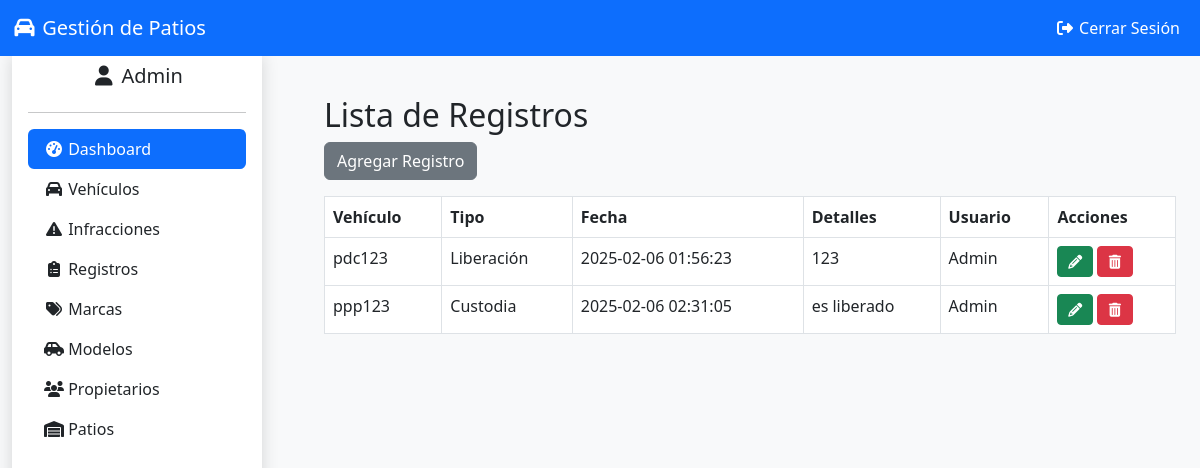
Page /registros (signed in) on the committed database.
### tables this page shows
CREATE TABLE `registros` (
  `id` int(11) NOT NULL,
  `vehiculo_placa` varchar(7) DEFAULT NULL,
  `tipo` enum('Liberación','Baja','Custodia') NOT NULL,
  `fecha` timestamp NOT NULL DEFAULT current_timestamp(),
  `detalles` text DEFAULT NULL,
  `usuario_id` int(11) DEFAULT NULL
);

CREATE TABLE `usuarios` (
  `id` int(11) NOT NULL,
  `nombre` varchar(100) NOT NULL,
  `email` varchar(100) NOT NULL,
  `password` varchar(255) NOT NULL,
  `rol_id` int(11) DEFAULT NULL
);

### controllers/RegistroController.php (called while the page is built, shortened)
<?php
require_once __DIR__ . "/../models/Registro.php";
class RegistroController
{
    private $registroModel;
    public function __construct()
    {
        $this->registroModel = new Registro();
    }
    public function index()
    {
        $registros = $this->registroModel->getAll();
        require_once __DIR__ . "/../views/registros/index.php";
    }
}

### public/index.php (called while the page is built, shortened)
<?php
require_once __DIR__ . '/../routes/routes.php';

### config/database.php (called while the page is built)
<?php
class Database
{
    private static $host = "localhost";
    private static $dbname = "gestion_patios";
    private static $username = "root";
    private static $password = "";
    private static $pdo = null;
    public static function connect()
    {
        if (self::$pdo === null) {
            try {
                self::$pdo = new PDO("mysql:host=" . self::$host . ";dbname=" . self::$dbname, self::$username, self::$password);
                self::$pdo->setAttribute(PDO::ATTR_ERRMODE, PDO::ERRMODE_EXCEPTION);
            } catch (PDOException $e) {
                die("Error de conexión: " . $e->getMessage());
            }
        }
        return self::$pdo;
    }
}

### models/BaseModel.php (called while the page is built, shortened)
<?php
require_once __DIR__ . '/../config/database.php';
class BaseModel
{
    public function __construct()
    {
        $this->db = Database::connect();
    }
}

### models/Registro.php (called while the page is built, shortened)
<?php
require_once __DIR__ . "/BaseModel.php";
class Registro extends BaseModel
{
    public function getAll()
    {
        $stmt = $this->db->prepare("CALL GetAllRegistros()");
        $stmt->execute();
        return $stmt->fetchAll(PDO::FETCH_ASSOC);
    }
}

### views/registros/index.php (the view, shortened to what this page needs)
<?php include __DIR__ . "/../layouts/header.php"; ?>
<?php include __DIR__ . "/../layouts/navbar.php"; ?>
<div class="container-fluid mt-5">
    <div class="row">
        <div class="col-3">
            <?php include __DIR__ . "/../layouts/sidebar.php"; ?>
        </div>
        <div class="col-9">
            <div class="container mt-5">
                <h2>Lista de Registros</h2>
                <a href="/gestionpatios/registros/create" class="btn btn-secondary mb-3">Agregar Registro</a>
                <table class="table table-bordered">
                    <thead>
                        <tr>
                            <th>Vehículo</th>
                            <th>Tipo</th>
                            <th>Fecha</th>
                            <th>Detalles</th>
                            <th>Usuario</th>
                            <th>Acciones</th>
                        </tr>
                    </thead>
                    <tbody>
                        <?php foreach ($registros as $registro): ?>
                            <tr>
                                <td><?php echo htmlspecialchars($registro["vehiculo_placa"]); ?></td>
                                <td><?php echo htmlspecialchars($registro["tipo"]); ?></td>
                                <td><?php echo htmlspecialchars($registro["fecha"]); ?></td>
                                <td><?php echo htmlspecialchars($registro["detalles"]); ?></td>
                                <td><?php echo htmlspecialchars($registro["usuario"]); ?></td>
                                <td>
                                    <a href="/gestionpatios/registros/edit?id=<?php echo $registro["id"]; ?>" class="btn btn-success btn-sm"><i class="fa fa-pencil" aria-hidden="true"></i></a>
                                    <a href="/gestionpatios/registros/delete?id=<?php echo $registro["id"]; ?>" class="btn btn-danger btn-sm" onclick="return confirm('¿Seguro que deseas eliminar este registro?');"><i class="fa fa-trash" aria-hidden="true"></i></a>
                                </td>
                            </tr>
                        <?php endforeach; ?>
                    </tbody>
                </table>
            </div>
        </div>
    </div>
</div>
<?php include __DIR__ . "/../layouts/footer.php"; ?>

### rows in the picture
registros: vehiculo_placa "pdc123", tipo "Liberación", fecha "2025-02-06 01:56:23", detalles "123", usuario.nombre "Admin"
registros: vehiculo_placa "ppp123", tipo "Custodia", fecha "2025-02-06 02:31:05", detalles "es liberado", usuario.nombre "Admin"

### other values in the picture
$usuario["nombre"] "Admin"
